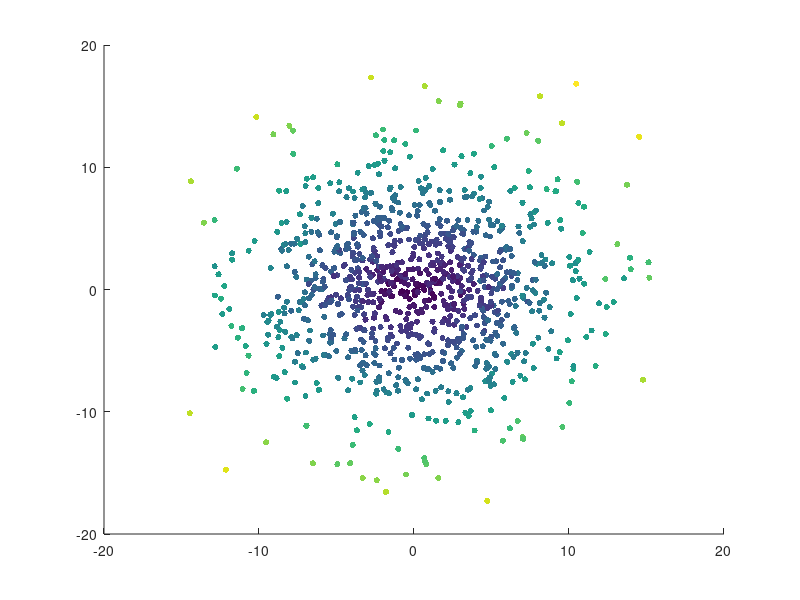

MATLAB code for this plot:
%% pancake-cigar, Hamish Dickson 24/01/2015

%
%% implementation 2 - a random walk
%

%
% ok, so what happens here is particles all start out close, with a gaussian distribution of momenta (they are still
% all the same mass, call that one, so the momentum is proportional to the velocity). When they are close, they are
% more likely to collide with another particle and change direction, so this model assumes
% 1) particles are more likely to change direction if they are close to the center
% 2) the new momentum ~ old momentum + gaussian "walk" (ie perturbation)
%

%
% note: I'm aware this doesn't really fit with a strict definition of a random walk (ie it's not that random), but it's
% how I came to think about this model
% 

%% Initialization
clear ; close all; clc

AXIS_SCALE = [-20 20 -20 20];
PARTICLES = 1000;
SQUISH = 100;
TIME_INCREMENT = 0.001;

%% first off - start with a ball - how would a ball expand?

p_x = randn(PARTICLES, 1);
p_y = randn(PARTICLES, 1) / SQUISH;
%p_y = randn(PARTICLES, 1);

% so, every particle has a velocity to start with
u_x = randn(PARTICLES,1);
u_y = randn(PARTICLES,1);

c = sqrt(u_x.^2 + u_y.^2);

%% initial state
scatter(p_x, p_y, 20, c, 'filled')
axis (AXIS_SCALE);
hold on;

pause (1);

p_x = u_x * TIME_INCREMENT + p_x;
p_y = u_y * TIME_INCREMENT + p_y;

clf;
scatter(p_x, p_y, 20, c, 'filled')
axis (AXIS_SCALE);

pause (1);

% after each time chunk, each particle has a probablity that it will "walk". The probablity is based on
% how dense the material around it is (the denser the material - the more likely it is to have a walk)

% lets assume the size of the walk is the same (we're dealing with very high evergy plasmers here)

% guess - probability of walk = 1 / sqrt((p_x / SQUISH).^2 + p_y.^2) ie the closer in it is, the more dense
% the material

count = 0;

for t=1:5000
	count++;

	% if it's on the y axis, pretend it's actually further away - ie it will be in a region of lower
	% density, so it will perturbate less
	prob = (1 / sqrt((p_x).^2 + (p_y * SQUISH).^2))';

	u_x = u_x + prob .* (randn(PARTICLES,1) + u_x); % old speed + some random perturbation
	u_y = u_y + prob .* (randn(PARTICLES,1) + u_y);

	p_x = u_x * TIME_INCREMENT + p_x;
	p_y = u_y * TIME_INCREMENT + p_y;

	% print every 100th one
	if count == 1000
		count = 0;

		% ie the magnitude of the speed
		% red = hot
		% blue = cold
		c = sqrt(u_x.^2 + u_y.^2); 

		clf;
		scatter(p_x, p_y, 20, c, 'filled')
		axis (AXIS_SCALE);

		pause (1);
	end
end
